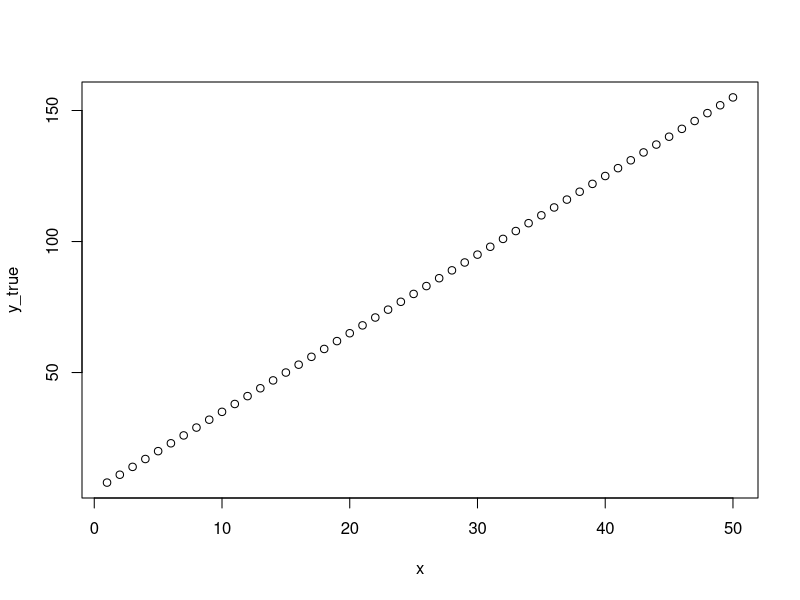
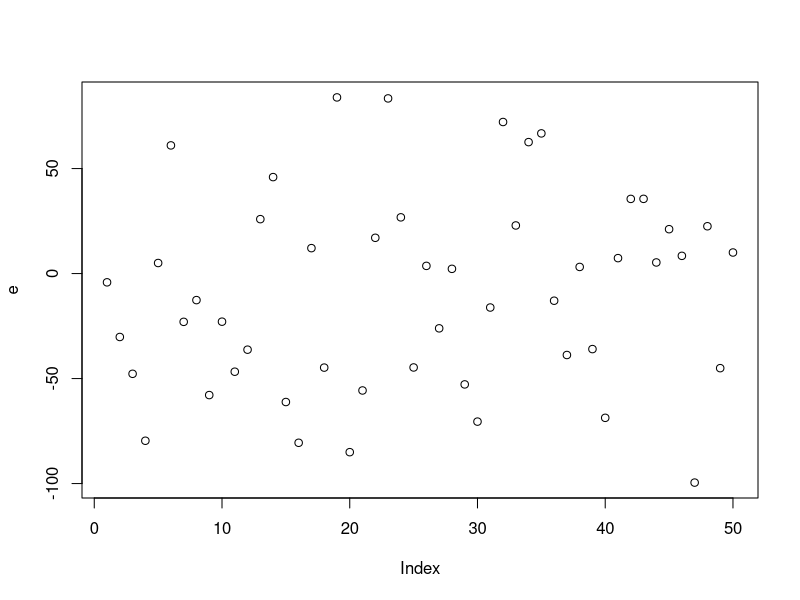
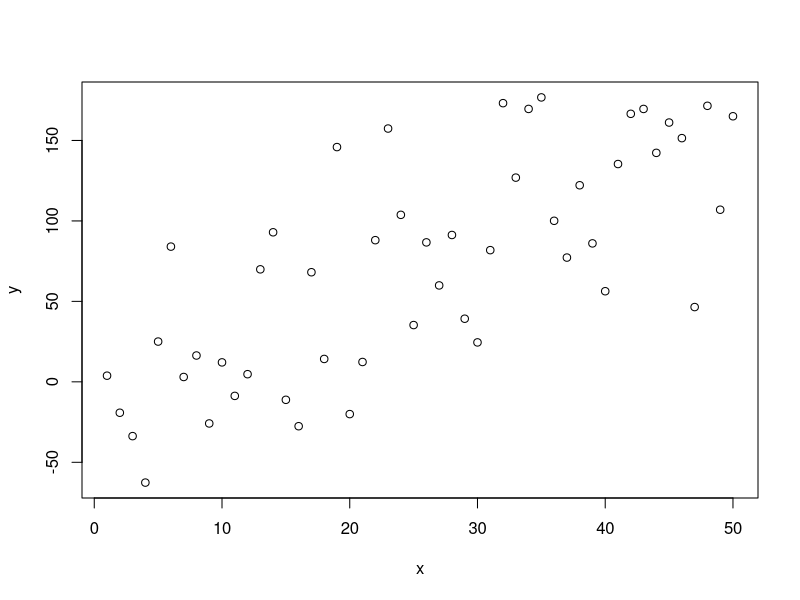

Write R code to recreate these figures, in order.
# simple regression simulation
#
# generate x values as a sequence from 1 to 50
x = seq(1,50)

# set slope and intercept

intercept = 5
slope = 3

# set standard deviation for noise element

sigma_e = 50

# generate y values without noise

y_true = intercept + slope*x

plot (y_true~x)

# generate vector of noise values

e = rnorm(length(x),0,sigma_e)

plot(e)

# compute true regression plus noise

y = y_true + e

plot(y~x)

# compute the ordinary least squares estimates

lm1 = lm(y~x)
summary(lm1)
